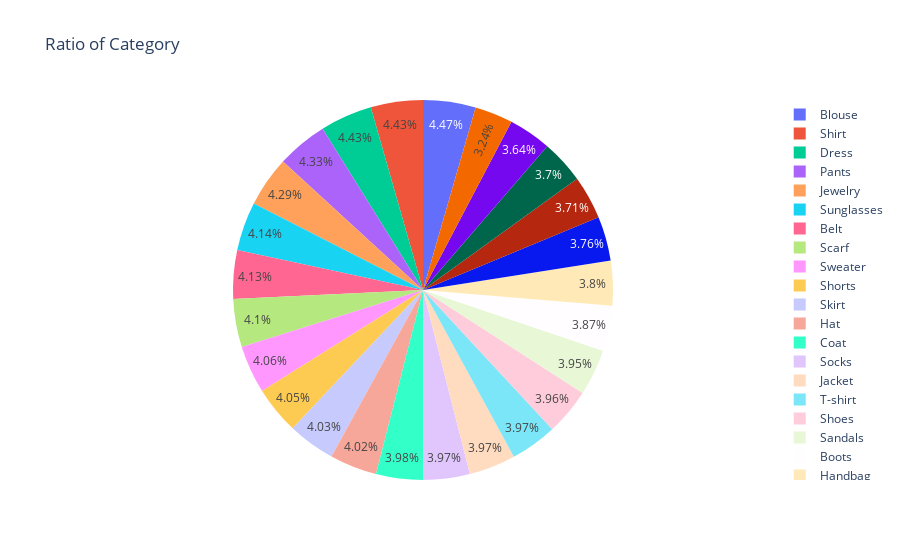

Notebook code cell kept with this figure:
### Code cell
fig = px.pie(data, names='Item Purchased', values='Purchase Amount (USD)', title='Ratio of Category')
fig.show()

### Figure 1 — Plotly figure (JSON) as saved in the notebook; plotly's stock layout.template omitted (floating-point values rounded to 4 significant figures; data arrays with more than 128 entries replaced by an {"elided": "..."} marker saying what was removed)
{"data": [{"domain": {"x": [0, 1], "y": [0, 1]}, "hovertemplate": "Item Purchased=%{label}<br>Purchase Amount (USD)=%{value}<extra></extra>", "labels": {"elided": "3900 str values"}, "legendgroup": "", "name": "", "showlegend": true, "type": "pie", "values": {"elided": "3900 int values"}}], "layout": {"legend": {"tracegroupgap": 0}, "title": {"text": "Ratio of Category"}}}
